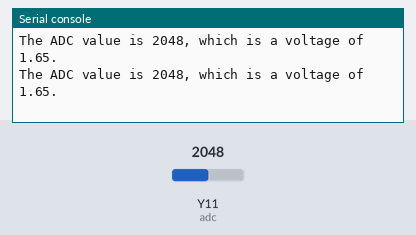
The program below on a simulated pyboard running MicroPython. Parts: the last lines printed to the serial console. The test bench sets the inputs (shaded band); at power-on: Y11 (adc) = 2048 (analog values on the 0–4095 scale). Library files of the repository ran but are not shown: 1 file(s).

Above: at 1.2 s.
1.3 s: Y11 (adc) set to 2866
At 1.9 s:
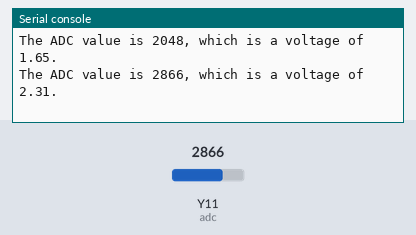
2.8 s: Y11 (adc) set to 3603
At 3.4 s:
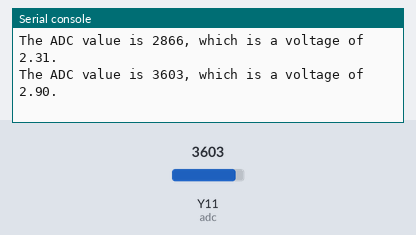
Timing chart, 0 to 5.8 s (numbered marks = the images above; inputs shaded):
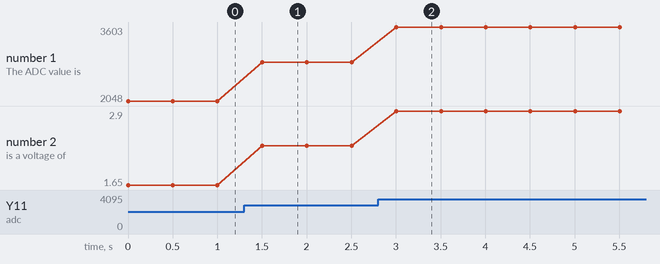

Measured:
- after the input at 1.3 s, the serial console: prints a new line after 0.20 s (image 1)
- after the input at 2.8 s, the serial console: prints a new line after 0.20 s (image 2)
- plotted number 1: 2048 → 2866 after the input at 1.3 s, 2866 → 3603 after the input at 2.8 s
- plotted number 2: 1.65 → 2.31 after the input at 1.3 s, 2.31 → 2.9 after the input at 2.8 s

The program:

main.py
```python
###############################################################################
# main.py
#
# simple script to read the value of a potentiometer every 500ms and print
# its value to the REPL. The "middle" pin of the potentiometer should be
# connected to Pin Y11 on the pyboard.One of the outer pins should be connected
# to A3V3 (Pin X23) and the other to AGND (PIN X24), as shown below.
#
# Created: 10/05/17
#   - Joshua Vaughan
#   - joshua.vaughan@louisiana.edu
#   - http://www.ucs.louisiana.edu/~jev9637
#
# Modified:
#   *
#
# TODO:
#   *
###############################################################################

import pyb      # import the pyboard module
import time     # import the time module

# Set up the analog-to-digital converter
adc = pyb.ADC(pyb.Pin("Y11"))

# Now read the pot every 500ms, forever
while (True):

    # Read the value of the potentiometer. It should be in the range 0-4095
    pot_value = adc.read()

    # We can convert the value to the voltage we are reading.
    # 0=0V and 4095=3.3V
    voltage = 3.3 / 4095 * pot_value

    # print out the values, nicely formatted
    print("The ADC value is {}, which is a voltage of {:.2f}.".format(pot_value, voltage))

    # sleep for 500ms
    time.sleep_ms(500)
```
